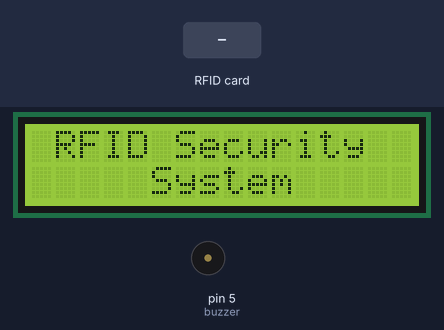
This sketch was run on a simulated Arduino Uno, built with avr-gcc and run on an emulated ATmega328P. Shown: 16×2 character LCD, buzzer (waves = sounding, pin HIGH). The inputs (shaded band) are chosen by the test bench. Pins used as bus, display or sensor lines are not drawn; what the sketch prints to the serial monitor is not drawn.

Above: at 3.2 s.
At 7.3 s:
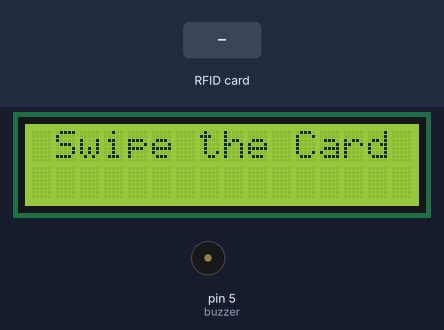
7.4 s: RFID card 5E 7A 19 C4 held to the reader
At 8.6 s:
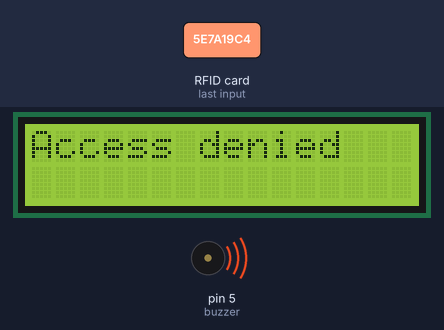
8.9 s: RFID card 2C 83 4C 4A held to the reader
At 11.4 s:
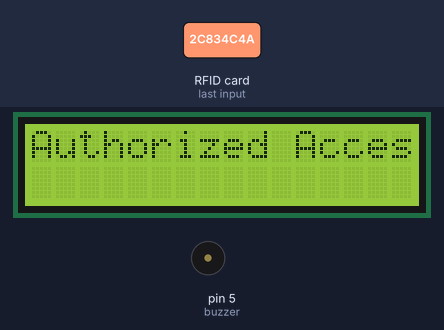
Timing chart, 0 to 12.9 s (numbered marks = the images above; inputs shaded):
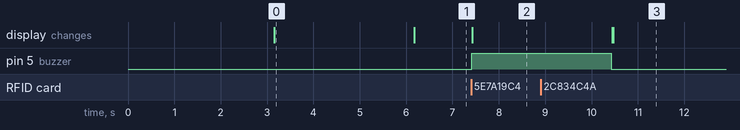

The sketch:

RFID-security-system-with-LCD.ino
```cpp
//Tech Trends Shameer
//RFID Security System with LCD

#include <SPI.h>
#include <MFRC522.h>
#include <LiquidCrystal_I2C.h>


#define SS_PIN 10
#define RST_PIN 9

int buzzer = 5;

MFRC522 mfrc522(SS_PIN, RST_PIN);   // Create MFRC522 instance.

LiquidCrystal_I2C lcd(0x27, 16, 2);
void setup()
{

  pinMode(buzzer, OUTPUT);
  Serial.begin(9600);   // Initiate a serial communication
  SPI.begin();      // Initiate  SPI bus
  mfrc522.PCD_Init();   // Initiate MFRC522
  Serial.println("Approximate your card to the reader...");
  Serial.println();
   lcd.begin();


  lcd.backlight();
  lcd.clear();
  lcd.setCursor(3,0);
  lcd.print("Tech Trends");
  lcd.setCursor(5,1);
  lcd.print("Shameer");
  delay(3000);
  lcd.clear();
  lcd.setCursor(1,0);
  lcd.print("RFID Security");
  lcd.setCursor(5,1);
  lcd.print("System");
  delay(3000);
  display();
}
void loop()
{
  // Look for new cards
  if ( ! mfrc522.PICC_IsNewCardPresent())
  {
    return;
  }
  // Select one of the cards
  if ( ! mfrc522.PICC_ReadCardSerial())
  {
    return;
  }
  //Show UID on serial monitor
  Serial.print("UID tag :");
  String content= "";
  byte letter;
  for (byte i = 0; i < mfrc522.uid.size; i++)
  {
     Serial.print(mfrc522.uid.uidByte[i] < 0x10 ? " 0" : " ");
     Serial.print(mfrc522.uid.uidByte[i], HEX);
     content.concat(String(mfrc522.uid.uidByte[i] < 0x10 ? " 0" : " "));
     content.concat(String(mfrc522.uid.uidByte[i], HEX));
  }
  Serial.println();
  Serial.print("Message : ");
  content.toUpperCase();
  if (content.substring(1) == "2C 83 4C 4A") //Change the UID of the card/cards that you want to give access
  {
    Serial.println("Authorized access");
    Serial.println();

    lcd.clear();
    lcd.print("Authorized Access");
    delay(3000);
    lcd.clear();
    display();
  }

 else   {
    Serial.println(" Access denied");

    lcd.clear();
    digitalWrite(buzzer, HIGH);
    lcd.print("Access denied");

    delay(3000);
    lcd.clear();
    digitalWrite(buzzer, LOW);
    display();


  }
}

void display()
{
  lcd.clear();
  lcd.setCursor(1,0);
  lcd.print("Swipe the Card");
}
```

Measured:
- after the input at 7.4 s, pin 5 (buzzer): LOW → HIGH at once; the display: changes at once (image 2)
- after the input at 8.9 s, the display: first differs from a run without the input after 1.6 s (image 3)
- what the display in image 0 shows lasts 3.0 s, from 3.2 s to 6.2 s
